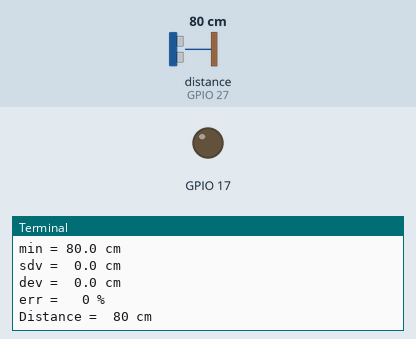
Simulated run of this program. Board: Raspberry Pi (BCM pin numbers). Parts: output pins drawn as LEDs (lit = HIGH), the last lines printed to the terminal. The test bench sets the inputs (shaded band); at power-on: distance to the obstacle (sensor on GPIO 27) 80 cm. The echo pulse lasts 58.3 µs per cm; the clock reads 2024-03-15 10:24:30 at power-on unless the program sets it; pins used as bus, display or sensor lines are not drawn.

Above: at 1.5 s.
1.6 s: distance to the obstacle (sensor on GPIO 27) set to 2 cm
At 3.2 s:
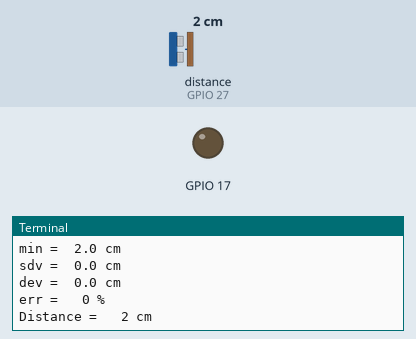
4.1 s: distance to the obstacle (sensor on GPIO 27) set to 120 cm
At 6.1 s:
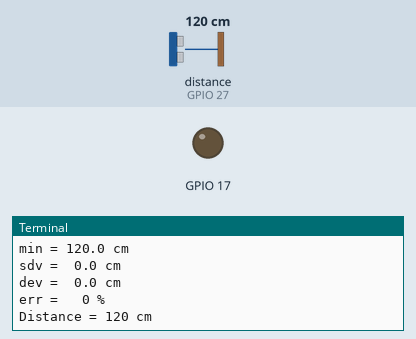
7.6 s: distance to the obstacle (sensor on GPIO 27) set to 250 cm
At 9.46 s:
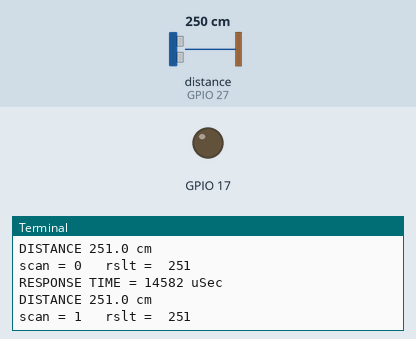
Timing chart, 0 to 11.0 s (numbered marks = the images above; inputs shaded):
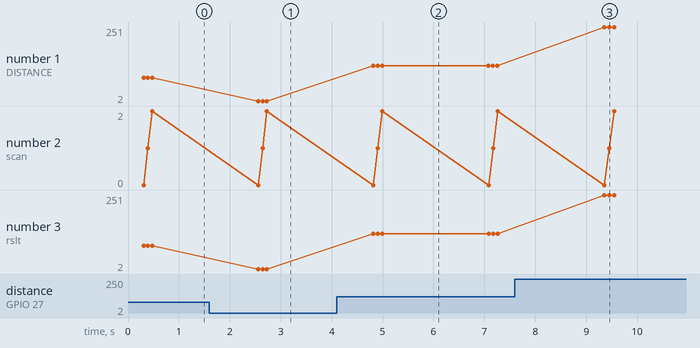

The program:

main.py
```python
#!/usr/bin/python
# -*- coding: utf-8 -*-

import RPi.GPIO as GPIO
import time
import sys
import hscr05
import math

hs = hscr05.hscr05(17,27,3)


if __name__ == "__main__":

    while 1:
        dist = hs.scan()
        print "Distance = %3d cm" % dist
        time.sleep(2)
```

hscr05.py
```python
#!/usr/bin/env python
# -*- coding: utf-8 -*-
#
#
#
#

import RPi.GPIO as GPIO
import time
from datetime import datetime
import math


class hscr05:
    def __init__(self, trig, echo, debug_level):
        self.trig = trig
        self.echo = echo
        self.t1 = 0
        self.t2 = 0
        self.dt = 0
        self.debug = debug_level

        GPIO.setwarnings(False)
        GPIO.setmode(GPIO.BCM)
        GPIO.setup(self.trig,GPIO.OUT)
        GPIO.setup(self.echo,GPIO.IN)
        GPIO.output(self.trig, GPIO.LOW)
        time.sleep(0.3)


    def read(self):
        GPIO.output(self.trig, True)
        time.sleep(0.00001)
        GPIO.output(self.trig, False)

        state = 0
        while state != 3:
            if GPIO.input(self.echo) == 0 and state == 0:
                state = 1
            if GPIO.input(self.echo) == 1 and state == 1:
                self.t1 = datetime.now()
                state = 2
            if GPIO.input(self.echo) == 0 and state == 2:
                self.t2 = datetime.now()
                state = 3

        self.dt = self.t2 - self.t1
        usec = self.dt.microseconds
        self.dist = usec / 58
        if self.debug > 1:
            print "RESPONSE TIME = %5.0f uSec" % usec
            print "DISTANCE %3.1f cm" % self.dist
        return self.dist


    def cleanup(self):
        GPIO.cleanup()

    def scan(self):
        retry = 1
        while 1:
            scan = []
            sum = 0
            num = 3
            dev = 0
            ave = 0
            max = 0
            min = 9999

            for i in range(num):
                rslt = self.read()
                scan.append(rslt)
                sum = sum + rslt
                if self.debug > 1:
                    print "scan =",i,"  rslt = ",rslt
                if max < rslt:
                    max = rslt
                if min > rslt:
                    min = rslt
                time.sleep(0.08)

            ave = sum/num
            dev = max - min
            d0 = 0
            for i in range(num):
                d0 = d0 + math.fabs(ave - scan[i])
                scan[i] = 0
            sdv = d0/num
            err = sdv / ave * 100

            if self.debug > 0:
                print "retry = %2d" % retry
                print "ave = %4.1f cm" % ave
                print "max = %4.1f cm" % max
                print "min = %4.1f cm" % min
                print "sdv = %4.1f cm" % sdv
                print "dev = %4.1f cm" % dev
                print "err = %3d %%" % err

            if err < 10:
                return ave
            else:
                retry += 1
                if retry > 3:
                    return -1
                time.sleep(0.3)


if __name__ == "__main__":
    pass
```

Measured:
- after the input at 1.6 s, the terminal: prints a new line after 0.96 s (image 1)
- after the input at 4.1 s, the terminal: prints a new line after 0.71 s (image 2)
- after the input at 7.6 s, the terminal: prints a new line after 1.8 s (image 3)
- plotted number 1: 2 → 120 after the input at 4.1 s, 120 → 251 after the input at 7.6 s
- plotted number 3: 2 → 120 after the input at 4.1 s, 120 → 251 after the input at 7.6 s
